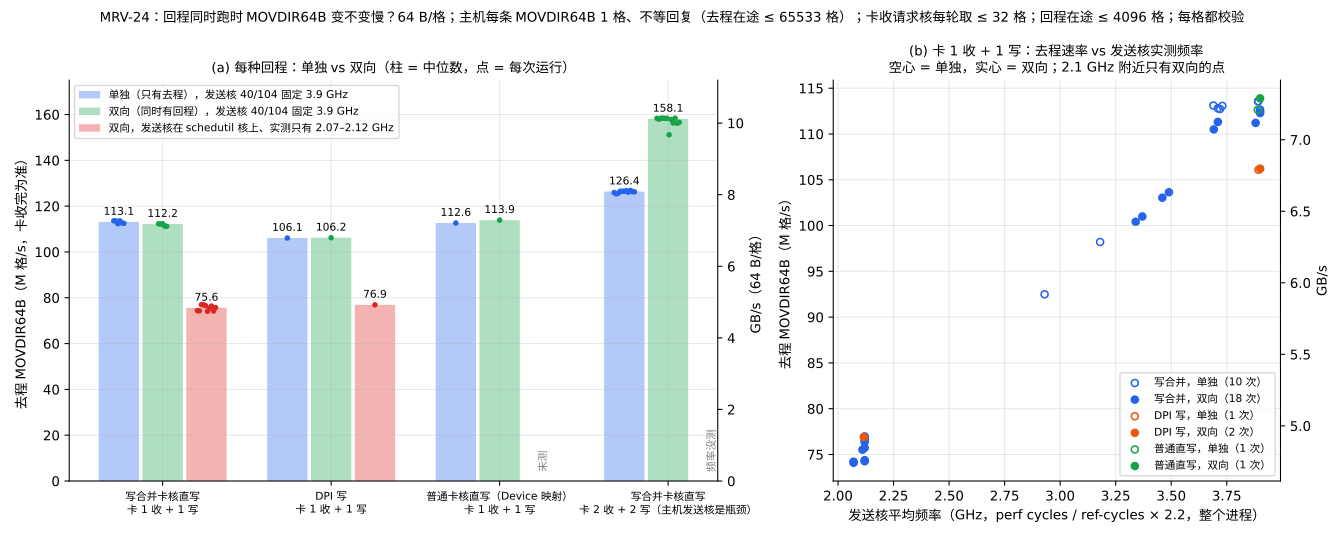

Write the Python code that produced this figure.
"""MRV-24: MOVDIR64B (host -> card) rate alone vs with card -> host replies flowing at the same
time (inline_stream bidir), per reply mode, with the sending core on cpu40/104 (performance
governor, 3.9 GHz) or on a schedutil core whose measured clock stayed below 2.5 GHz.

(a) per reply mode: bars = median, dots = runs.
(b) card 1 ring + 1 source core: rate vs the sending core's measured clock (perf cycles /
    ref-cycles x 2.2 GHz over the whole process), hollow = alone, filled = bidir.

Data: logs/mrv24-2026-11-17/runs.jsonl (harness runs R00-R45), shell-runs.jsonl (runs started
from the shell) and card.jsonl (card instances, their exit counts and the runs each served).
Every plotted run has bad 0 / torn 0 where the host checks (c2h legs) and an instance exit
summary with partial 0, corrupt 0, failed 0 and counts equal to its runs' cells.

    uv run --with matplotlib python docs/figures/mrv-24-sender-clock.py
"""
import json
import re
import statistics
from pathlib import Path

from mrvplot import plt, save

ROOT = Path(__file__).resolve().parents[2]
LOGS = ROOT / "logs/mrv24-2026-11-17"
FIXED = {40, 104}  # performance governor (bench/host_power.sh pin); every other core schedutil
COLD_GHZ = 2.5     # schedutil sender measured below this (2.07-2.12 GHz in these runs)


def jsonl(name):
    return [json.loads(l) for l in (LOGS / name).read_text().splitlines()]


def card_config(card):
    """(ring cores, source cores, reply mode) of an inline_reflector instance."""
    cmd = card["cmd"]
    roles = re.search(r"--roles ([\w,]+)", cmd)
    roles = roles.group(1).split(",") if roles else []
    mode = "wc" if "--store-wc" in cmd else "dpi" if "--dma" in cmd else "device" if "--store" in cmd else "?"
    return roles.count("ring"), roles.count("source"), mode


def verified(line, card):
    text = " ".join(card["exit_summary"])
    ok = (card["counts_match"] and "partial cells seen 0" in text and "corrupt payloads 0" in text
          and re.search(r"failed 0\)", text) is not None)
    if m := re.search(r"bad (\d+) torn (\d+)", line):
        ok = ok and m.groups() == ("0", "0")
    return ok


def runs():
    cards = jsonl("card.jsonl")
    card_of = {run: c for c in cards for run in c["runs"]}
    out = []
    for i, r in enumerate(jsonl("runs.jsonl")):
        rid, args = f"R{i:02d}", r["args"]
        if "--dir" not in args or "--via fetch" in args:  # closed loop / fetch: not MOVDIR64B streams
            continue
        d = re.search(r"--dir (\w+)", args).group(1)
        lcores = [int(c) for c in re.search(r"-l ([\d,]+)", args).group(1).split(",")]
        main = int(m.group(1)) if (m := re.search(r"--main-lcore (\d+)", args)) else min(lcores)
        sender = main if d == "h2c" else next((c for c in lcores if c != main), None)
        ghz = r.get("core", {}).get(f"CPU{sender}", {}).get("ghz")
        out.append({"id": rid, "dir": d, "sender": sender, "ghz": ghz, "line": r["out"][0],
                    "card": card_of[rid], "label": r["label"]})
    for r in jsonl("shell-runs.jsonl"):
        out.append({"id": r["id"], "dir": r["dir"], "sender": r["sender_cpu"],
                    "ghz": r["ghz"].get(f"CPU{r['sender_cpu']}"), "line": r["out"],
                    "card": card_of[r["id"]], "label": r["label"]})
    keep = []
    for r in out:
        if r["dir"] not in ("h2c", "bidir") or "busy" in r["label"]:  # busy: a spinning neighbour core
            continue
        assert verified(r["line"], r["card"]), r["id"]
        r["rate"] = float(re.search(r"card took all at ([\d.]+) M cells/s", r["line"]).group(1))
        r["ring"], r["source"], r["mode"] = card_config(r["card"])
        keep.append(r)
    return keep


RUNS = runs()
GB = 64 / 1000  # M cells/s -> GB/s
GROUPS = [((1, 1, "wc"), "写合并卡核直写\n卡 1 收 + 1 写"), ((1, 1, "dpi"), "DPI 写\n卡 1 收 + 1 写"),
          ((1, 1, "device"), "普通卡核直写（Device 映射）\n卡 1 收 + 1 写"),
          ((2, 2, "wc"), "写合并卡核直写\n卡 2 收 + 2 写（主机发送核是瓶颈）")]
cold = [r["ghz"] for r in RUNS if r["sender"] not in FIXED and r["ghz"] and r["ghz"] < COLD_GHZ]
CATS = [("alone", "#2563eb", "单独（只有去程），发送核 40/104 固定 3.9 GHz",
         lambda r: r["dir"] == "h2c" and r["sender"] in FIXED),
        ("bidir", "#16a34a", "双向（同时有回程），发送核 40/104 固定 3.9 GHz",
         lambda r: r["dir"] == "bidir" and r["sender"] in FIXED),
        ("cold", "#dc2626",
         f"双向，发送核在 schedutil 核上、实测只有 {min(cold):.2f}–{max(cold):.2f} GHz",
         lambda r: r["dir"] == "bidir" and r["sender"] not in FIXED and r["ghz"] and r["ghz"] < COLD_GHZ)]

fig, (ax, bx) = plt.subplots(1, 2, figsize=(14, 5.6), gridspec_kw={"width_ratios": [1.45, 1]})
width = 0.26
for g, (cfg, name) in enumerate(GROUPS):
    for c, (_, color, label, pick) in enumerate(CATS):
        x = g + (c - 1) * width
        vals = [r["rate"] for r in RUNS if (r["ring"], r["source"], r["mode"]) == cfg and pick(r)]
        if not vals:
            # cold slot: schedutil-sender runs whose clock was not measured are not plotted
            unclocked = c == 2 and any((r["ring"], r["source"], r["mode"]) == cfg and r["dir"] == "bidir"
                                       and r["sender"] not in FIXED and not r["ghz"] for r in RUNS)
            ax.text(x, 4, "频率没测" if unclocked else "未测", ha="center", va="bottom", fontsize=8,
                    color="gray", rotation=90)
            continue
        med = statistics.median(vals)
        ax.bar(x, med, width * 0.92, color=color, alpha=0.35, label=label if g == 0 else None)
        ax.scatter([x + (i - (len(vals) - 1) / 2) * 0.012 for i in range(len(vals))], vals, s=10,
                   color=color, zorder=3)
        ax.text(x, med + 2, f"{med:.1f}", ha="center", va="bottom", fontsize=8)
ax.set_xticks(range(len(GROUPS)), [name for _, name in GROUPS], fontsize=8)
ax.set_ylabel("去程 MOVDIR64B（M 格/s，卡收完为准）")
ax.secondary_yaxis("right", functions=(lambda v: v * GB, lambda v: v / GB)).set_ylabel("GB/s（64 B/格）")
ax.set_ylim(0, 175)
ax.set_title("(a) 每种回程：单独 vs 双向（柱 = 中位数，点 = 每次运行）", fontsize=10)
ax.legend(fontsize=8, loc="upper left")

colors = {"wc": "#2563eb", "dpi": "#ea580c", "device": "#16a34a"}
names = {"wc": "写合并", "dpi": "DPI 写", "device": "普通直写"}
for mode in colors:
    for d, filled in (("h2c", False), ("bidir", True)):
        pts = [(r["ghz"], r["rate"]) for r in RUNS
               if (r["ring"], r["source"], r["mode"]) == (1, 1, mode) and r["dir"] == d and r["ghz"]]
        if pts:
            bx.scatter(*zip(*pts), s=28, facecolors=colors[mode] if filled else "none", edgecolors=colors[mode],
                       linewidths=1.2, label=f"{names[mode]}，{'双向' if filled else '单独'}（{len(pts)} 次）")
bx.set_xlabel("发送核平均频率（GHz，perf cycles / ref-cycles × 2.2，整个进程）")
bx.set_ylabel("去程 MOVDIR64B（M 格/s）")
bx.secondary_yaxis("right", functions=(lambda v: v * GB, lambda v: v / GB)).set_ylabel("GB/s")
bx.set_title("(b) 卡 1 收 + 1 写：去程速率 vs 发送核实测频率\n空心 = 单独，实心 = 双向；2.1 GHz 附近只有双向的点",
             fontsize=10)
bx.legend(fontsize=8, loc="lower right")
fig.suptitle("MRV-24：回程同时跑时 MOVDIR64B 变不变慢？64 B/格；主机每条 MOVDIR64B 1 格、不等回复（去程在途 ≤ 65533 格）；"
             "卡收请求核每轮取 ≤ 32 格；回程在途 ≤ 4096 格；每格都校验", fontsize=10)
print(save(fig, "mrv-24-sender-clock"))
